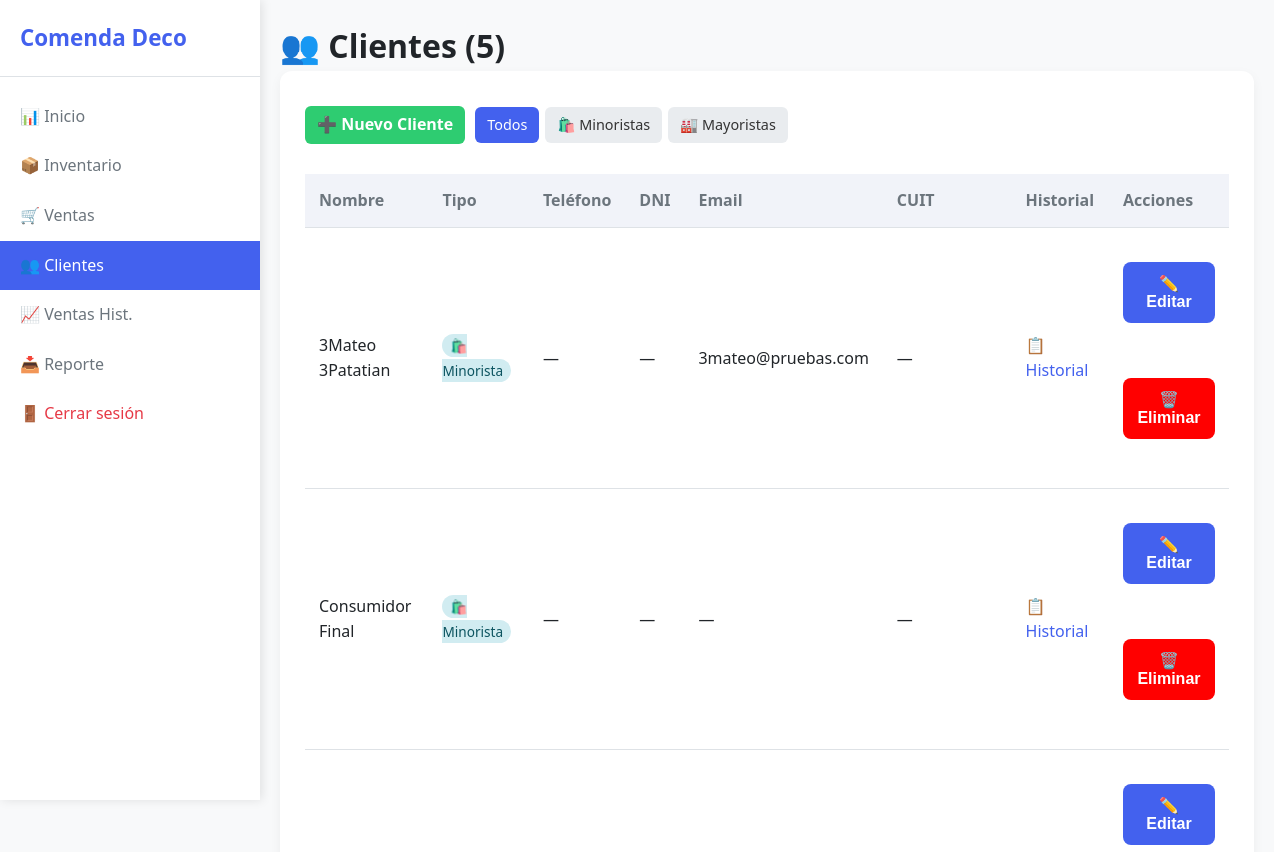
Before: /clientes (signed in, upper part) with the older database file.
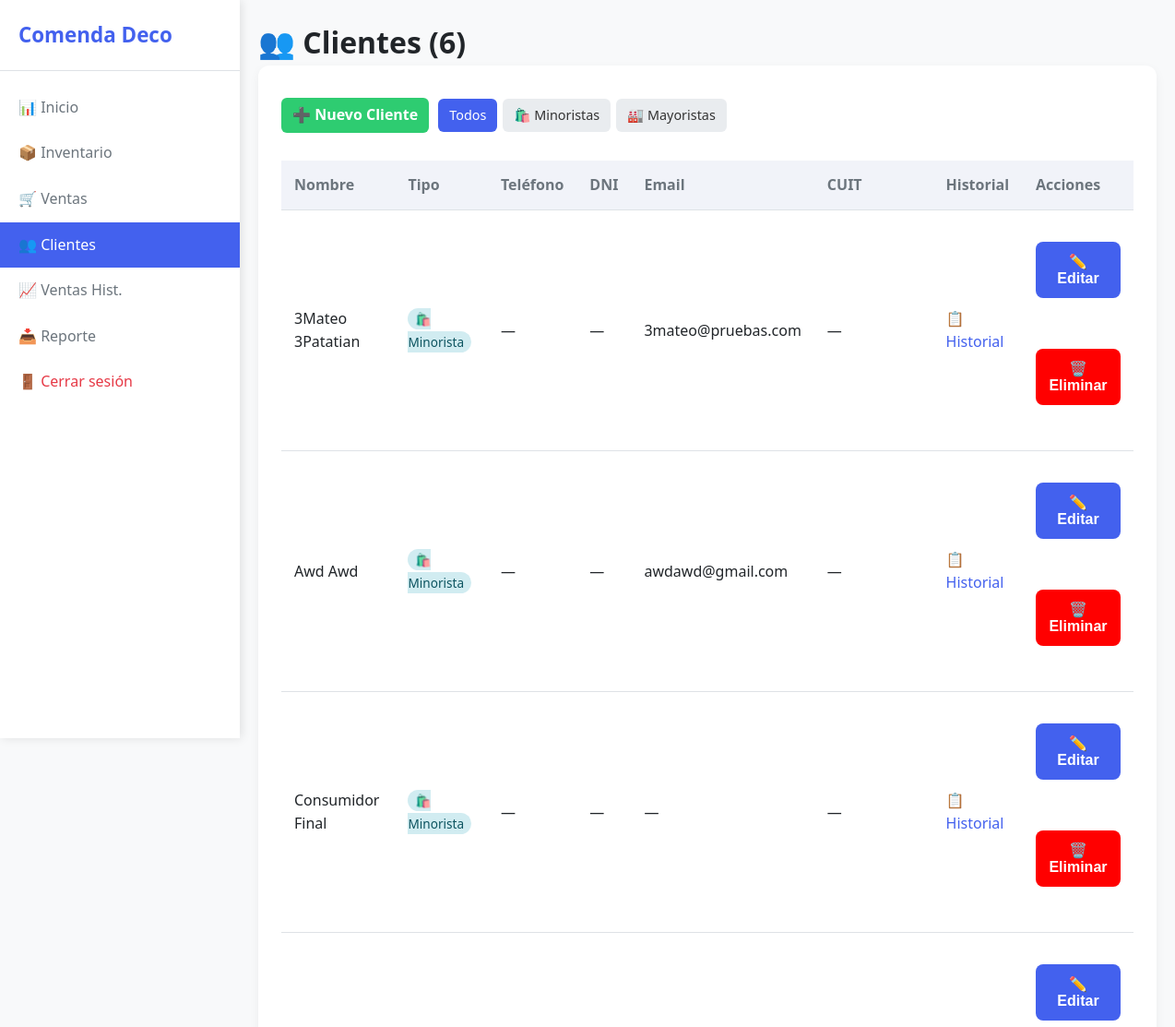
After: the same page with the newer database file.
### tables this page shows
CREATE TABLE clientes (
                    id INTEGER PRIMARY KEY AUTOINCREMENT,
                    nombre TEXT NOT NULL,
                    telefono TEXT, cuit TEXT, dni TEXT, email TEXT, tipo INTEGER DEFAULT 0);

### routes/clientes.py (the view)
@clientes_bp.route('/clientes')
@login_required
def clientes():
    page        = request.args.get('page', 1, type=int)
    tipo_filtro = request.args.get('tipo', '')  # '' | '0' | '1'
    conn        = get_conn()
    condicion = ""
    params    = []
    if tipo_filtro in ('0', '1'):
        condicion = "WHERE tipo = ?"
        params.append(int(tipo_filtro))
    total = conn.execute(f"SELECT COUNT(*) FROM clientes {condicion}", params).fetchone()[0]
    offset = (page - 1) * 20
    lista = conn.execute(
        f"SELECT * FROM clientes {condicion} ORDER BY nombre LIMIT 20 OFFSET ?",
        (*params, offset)
    ).fetchall()
    conn.close()
    total_pages = (total + 19) // 20
    return render_template('clientes.html', clientes=lista, page=page,
                           total_pages=total_pages, total=total,
                           tipo_filtro=tipo_filtro)

### models.py (called while the page is built)
def get_conn():
    conn = sqlite3.connect(DB_PATH)
    conn.row_factory = sqlite3.Row
    return conn

### routes/__init__.py (called while the page is built)
def login_required(f):
    @wraps(f)
    def decorated_function(*args, **kwargs):
        if 'user_id' not in session:
            return redirect(url_for('auth.login'))
        return f(*args, **kwargs)
    return decorated_function

### templates/clientes.html (shortened to what the changed rows need)
<!DOCTYPE html>
<html>
<head>
  <link rel="stylesheet" href="{{ url_for('static', filename='style.css') }}">
</head>
<body>
  <div class="layout">
    <div class="sidebar">
      <h2><span>Comenda Deco</span></h2>
    </div>
    <div class="main-content">
      <h1>👥 Clientes ({{ total }})</h1>
      <main>
        <div style="display: flex; gap: 10px; flex-wrap: wrap; align-items: center; margin-bottom: 16px;">
        </div>
        {% if clientes %}
          <table>
            <thead>
              <tr>
                <th>Nombre</th>
                <th>Tipo</th>
                <th>Teléfono</th>
                <th>DNI</th>
                <th>Email</th>
                <th>CUIT</th>
                <th>Historial</th>
                <th>Acciones</th>
              </tr>
            </thead>
            <tbody>
              {% for c in clientes %}
              <tr>
                <td data-label="Nombre">{{ c['nombre'] }}</td>
                <td data-label="Tipo">
                  {% if c['tipo'] == 1 %}
                    <span style="background:#fff3cd; color:#856404; padding:2px 8px; border-radius:12px; font-size:0.85em;">🏭 Mayorista</span>
                  {% else %}
                    <span style="background:#d1ecf1; color:#0c5460; padding:2px 8px; border-radius:12px; font-size:0.85em;">🛍️ Minorista</span>
                  {% endif %}
                </td>
                <td data-label="Teléfono">{{ c['telefono'] or '—' }}</td>
                <td data-label="DNI">{{ c['dni'] or '—' }}</td>
                <td data-label="Email">{{ c['email'] or '—' }}</td>
                <td data-label="CUIT">{{ c['cuit'] or '—' }}</td>
                <td data-label="Historial">
                  <a href="/cliente/{{ c['id'] }}" style="color: #4361ee; text-decoration: none;">📋 Historial</a>
                </td>
                <td data-label="Acciones">
                  <form action="/editar_cliente/{{ c['id'] }}" method="get" style="display: inline-block;">
                    <button type="submit" class="btn-small btn-edit" style="background-color: #4361ee;">✏️ Editar</button>
                  </form>
                  <form action="/eliminar_cliente/{{ c['id'] }}" method="post" style="display: inline-block;">
                    <button type="submit" class="btn-small btn-delete" style="background-color: red;"
                      onclick="return confirm('¿Confirma que desea eliminar este cliente?');">🗑️ Eliminar</button>
                  </form>
                </td>
              </tr>
              {% endfor %}
            </tbody>
          </table>
        {% else %}
          <p>No hay clientes registrados.</p>
        {% endif %}
      </main>
    </div>
  </div>
</body>
</html>

Changed rows visible on the page:
added clientes: nombre "Awd Awd", tipo "🛍️ Minorista", telefono "—", c "—", email "awdawd@gmail.com"
Other visible differences:
{{ total }}: "5" → "6"
